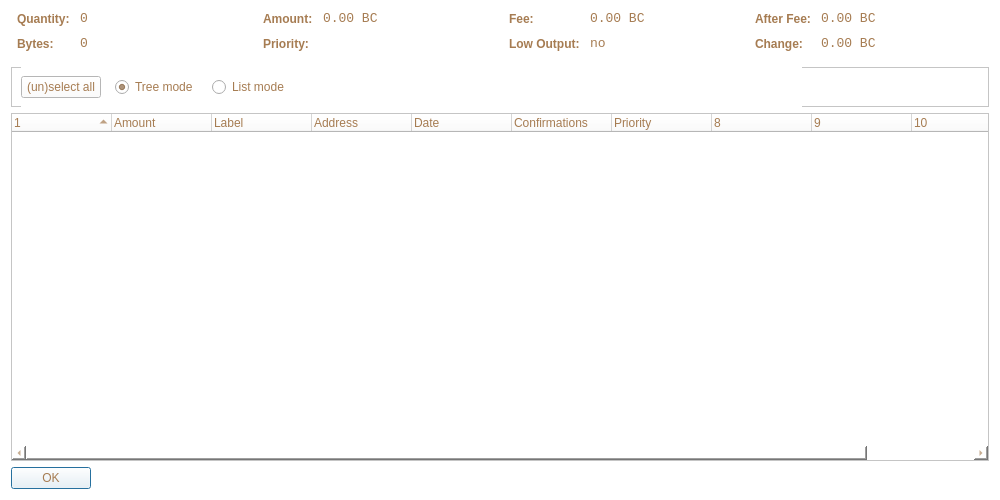
<?xml version="1.0" encoding="UTF-8"?>
<ui version="4.0">
 <class>CoinControlDialog</class>
 <widget class="QDialog" name="CoinControlDialog">
  <property name="geometry">
   <rect>
    <x>0</x>
    <y>0</y>
    <width>1000</width>
    <height>500</height>
   </rect>
  </property>
  <property name="windowTitle">
   <string>Coin Control</string>
  </property>
  <property name="styleSheet">
   <string notr="true">background-color: white;
color: rgb(166, 124, 82);</string>
  </property>
  <layout class="QVBoxLayout" name="verticalLayout">
   <item>
    <layout class="QHBoxLayout" name="horizontalLayoutTop" stretch="0,0,0,0">
     <property name="topMargin">
      <number>0</number>
     </property>
     <property name="bottomMargin">
      <number>10</number>
     </property>
     <item>
      <layout class="QFormLayout" name="formLayoutCoinControl1">
       <property name="horizontalSpacing">
        <number>10</number>
       </property>
       <property name="verticalSpacing">
        <number>10</number>
       </property>
       <property name="leftMargin">
        <number>6</number>
       </property>
       <property name="rightMargin">
        <number>6</number>
       </property>
       <item row="0" column="0">
        <widget class="QLabel" name="labelCoinControlQuantityText">
         <property name="styleSheet">
          <string notr="true">font-weight:bold;</string>
         </property>
         <property name="text">
          <string>Quantity:</string>
         </property>
        </widget>
       </item>
       <item row="0" column="1">
        <widget class="QLabel" name="labelCoinControlQuantity">
         <property name="font">
          <font>
           <family>Monospace</family>
           <pointsize>10</pointsize>
          </font>
         </property>
         <property name="cursor">
          <cursorShape>IBeamCursor</cursorShape>
         </property>
         <property name="contextMenuPolicy">
          <enum>Qt::ActionsContextMenu</enum>
         </property>
         <property name="text">
          <string notr="true">0</string>
         </property>
         <property name="textInteractionFlags">
          <set>Qt::LinksAccessibleByMouse|Qt::TextSelectableByKeyboard|Qt::TextSelectableByMouse</set>
         </property>
        </widget>
       </item>
       <item row="1" column="0">
        <widget class="QLabel" name="labelCoinControlBytesText">
         <property name="styleSheet">
          <string notr="true">font-weight:bold;</string>
         </property>
         <property name="text">
          <string>Bytes:</string>
         </property>
        </widget>
       </item>
       <item row="1" column="1">
        <widget class="QLabel" name="labelCoinControlBytes">
         <property name="font">
          <font>
           <family>Monospace</family>
           <pointsize>10</pointsize>
          </font>
         </property>
         <property name="cursor">
          <cursorShape>IBeamCursor</cursorShape>
         </property>
         <property name="contextMenuPolicy">
          <enum>Qt::ActionsContextMenu</enum>
         </property>
         <property name="text">
          <string notr="true">0</string>
         </property>
         <property name="textInteractionFlags">
          <set>Qt::LinksAccessibleByMouse|Qt::TextSelectableByKeyboard|Qt::TextSelectableByMouse</set>
         </property>
        </widget>
       </item>
      </layout>
     </item>
     <item>
      <layout class="QFormLayout" name="formLayoutCoinControl2">
       <property name="horizontalSpacing">
        <number>10</number>
       </property>
       <property name="verticalSpacing">
        <number>10</number>
       </property>
       <property name="leftMargin">
        <number>6</number>
       </property>
       <property name="rightMargin">
        <number>6</number>
       </property>
       <item row="0" column="0">
        <widget class="QLabel" name="labelCoinControlAmountText">
         <property name="styleSheet">
          <string notr="true">font-weight:bold;</string>
         </property>
         <property name="text">
          <string>Amount:</string>
         </property>
        </widget>
       </item>
       <item row="0" column="1">
        <widget class="QLabel" name="labelCoinControlAmount">
         <property name="font">
          <font>
           <family>Monospace</family>
           <pointsize>10</pointsize>
          </font>
         </property>
         <property name="cursor">
          <cursorShape>IBeamCursor</cursorShape>
         </property>
         <property name="contextMenuPolicy">
          <enum>Qt::ActionsContextMenu</enum>
         </property>
         <property name="text">
          <string notr="true">0.00 BC</string>
         </property>
         <property name="textInteractionFlags">
          <set>Qt::LinksAccessibleByMouse|Qt::TextSelectableByKeyboard|Qt::TextSelectableByMouse</set>
         </property>
        </widget>
       </item>
       <item row="1" column="0">
        <widget class="QLabel" name="labelCoinControlPriorityText">
         <property name="styleSheet">
          <string notr="true">font-weight:bold;</string>
         </property>
         <property name="text">
          <string>Priority:</string>
         </property>
        </widget>
       </item>
       <item row="1" column="1">
        <widget class="QLabel" name="labelCoinControlPriority">
         <property name="font">
          <font>
           <family>Monospace</family>
           <pointsize>10</pointsize>
          </font>
         </property>
         <property name="cursor">
          <cursorShape>IBeamCursor</cursorShape>
         </property>
         <property name="contextMenuPolicy">
          <enum>Qt::ActionsContextMenu</enum>
         </property>
         <property name="text">
          <string/>
         </property>
         <property name="textInteractionFlags">
          <set>Qt::LinksAccessibleByMouse|Qt::TextSelectableByKeyboard|Qt::TextSelectableByMouse</set>
         </property>
        </widget>
       </item>
      </layout>
     </item>
     <item>
      <layout class="QFormLayout" name="formLayoutCoinControl3">
       <property name="horizontalSpacing">
        <number>10</number>
       </property>
       <property name="verticalSpacing">
        <number>10</number>
       </property>
       <property name="leftMargin">
        <number>6</number>
       </property>
       <property name="rightMargin">
        <number>6</number>
       </property>
       <item row="0" column="0">
        <widget class="QLabel" name="labelCoinControlFeeText">
         <property name="styleSheet">
          <string notr="true">font-weight:bold;</string>
         </property>
         <property name="text">
          <string>Fee:</string>
         </property>
        </widget>
       </item>
       <item row="0" column="1">
        <widget class="QLabel" name="labelCoinControlFee">
         <property name="font">
          <font>
           <family>Monospace</family>
           <pointsize>10</pointsize>
          </font>
         </property>
         <property name="cursor">
          <cursorShape>IBeamCursor</cursorShape>
         </property>
         <property name="contextMenuPolicy">
          <enum>Qt::ActionsContextMenu</enum>
         </property>
         <property name="text">
          <string notr="true">0.00 BC</string>
         </property>
         <property name="textInteractionFlags">
          <set>Qt::LinksAccessibleByMouse|Qt::TextSelectableByKeyboard|Qt::TextSelectableByMouse</set>
         </property>
        </widget>
       </item>
       <item row="1" column="0">
        <widget class="QLabel" name="labelCoinControlLowOutputText">
         <property name="enabled">
          <bool>false</bool>
         </property>
         <property name="styleSheet">
          <string notr="true">font-weight:bold;</string>
         </property>
         <property name="text">
          <string>Low Output:</string>
         </property>
        </widget>
       </item>
       <item row="1" column="1">
        <widget class="QLabel" name="labelCoinControlLowOutput">
         <property name="enabled">
          <bool>false</bool>
         </property>
         <property name="font">
          <font>
           <family>Monospace</family>
           <pointsize>10</pointsize>
          </font>
         </property>
         <property name="cursor">
          <cursorShape>IBeamCursor</cursorShape>
         </property>
         <property name="contextMenuPolicy">
          <enum>Qt::ActionsContextMenu</enum>
         </property>
         <property name="text">
          <string notr="true">no</string>
         </property>
         <property name="textInteractionFlags">
          <set>Qt::LinksAccessibleByMouse|Qt::TextSelectableByKeyboard|Qt::TextSelectableByMouse</set>
         </property>
        </widget>
       </item>
      </layout>
     </item>
     <item>
      <layout class="QFormLayout" name="formLayoutCoinControl4">
       <property name="horizontalSpacing">
        <number>10</number>
       </property>
       <property name="verticalSpacing">
        <number>10</number>
       </property>
       <property name="leftMargin">
        <number>6</number>
       </property>
       <property name="rightMargin">
        <number>6</number>
       </property>
       <item row="0" column="0">
        <widget class="QLabel" name="labelCoinControlAfterFeeText">
         <property name="styleSheet">
          <string notr="true">font-weight:bold;</string>
         </property>
         <property name="text">
          <string>After Fee:</string>
         </property>
        </widget>
       </item>
       <item row="0" column="1">
        <widget class="QLabel" name="labelCoinControlAfterFee">
         <property name="font">
          <font>
           <family>Monospace</family>
           <pointsize>10</pointsize>
          </font>
         </property>
         <property name="cursor">
          <cursorShape>IBeamCursor</cursorShape>
         </property>
         <property name="contextMenuPolicy">
          <enum>Qt::ActionsContextMenu</enum>
         </property>
         <property name="text">
          <string notr="true">0.00 BC</string>
         </property>
         <property name="textInteractionFlags">
          <set>Qt::LinksAccessibleByMouse|Qt::TextSelectableByKeyboard|Qt::TextSelectableByMouse</set>
         </property>
        </widget>
       </item>
       <item row="1" column="0">
        <widget class="QLabel" name="labelCoinControlChangeText">
         <property name="enabled">
          <bool>false</bool>
         </property>
         <property name="styleSheet">
          <string notr="true">font-weight:bold;</string>
         </property>
         <property name="text">
          <string>Change:</string>
         </property>
        </widget>
       </item>
       <item row="1" column="1">
        <widget class="QLabel" name="labelCoinControlChange">
         <property name="enabled">
          <bool>false</bool>
         </property>
         <property name="font">
          <font>
           <family>Monospace</family>
           <pointsize>10</pointsize>
          </font>
         </property>
         <property name="cursor">
          <cursorShape>IBeamCursor</cursorShape>
         </property>
         <property name="contextMenuPolicy">
          <enum>Qt::ActionsContextMenu</enum>
         </property>
         <property name="text">
          <string notr="true">0.00 BC</string>
         </property>
         <property name="textInteractionFlags">
          <set>Qt::LinksAccessibleByMouse|Qt::TextSelectableByKeyboard|Qt::TextSelectableByMouse</set>
         </property>
        </widget>
       </item>
      </layout>
     </item>
    </layout>
   </item>
   <item>
    <widget class="QFrame" name="frame">
     <property name="minimumSize">
      <size>
       <width>0</width>
       <height>40</height>
      </size>
     </property>
     <property name="frameShape">
      <enum>QFrame::StyledPanel</enum>
     </property>
     <property name="frameShadow">
      <enum>QFrame::Sunken</enum>
     </property>
     <widget class="QWidget" name="horizontalLayoutWidget">
      <property name="geometry">
       <rect>
        <x>10</x>
        <y>0</y>
        <width>781</width>
        <height>41</height>
       </rect>
      </property>
      <layout class="QHBoxLayout" name="horizontalLayoutPanel" stretch="0,0,0,0">
       <property name="spacing">
        <number>14</number>
       </property>
       <item>
        <widget class="QPushButton" name="pushButtonSelectAll">
         <property name="sizePolicy">
          <sizepolicy hsizetype="Maximum" vsizetype="Fixed">
           <horstretch>0</horstretch>
           <verstretch>0</verstretch>
          </sizepolicy>
         </property>
         <property name="text">
          <string>(un)select all</string>
         </property>
        </widget>
       </item>
       <item>
        <widget class="QRadioButton" name="radioTreeMode">
         <property name="sizePolicy">
          <sizepolicy hsizetype="Maximum" vsizetype="Fixed">
           <horstretch>0</horstretch>
           <verstretch>0</verstretch>
          </sizepolicy>
         </property>
         <property name="text">
          <string>Tree mode</string>
         </property>
         <property name="checked">
          <bool>true</bool>
         </property>
        </widget>
       </item>
       <item>
        <widget class="QRadioButton" name="radioListMode">
         <property name="sizePolicy">
          <sizepolicy hsizetype="Maximum" vsizetype="Fixed">
           <horstretch>0</horstretch>
           <verstretch>0</verstretch>
          </sizepolicy>
         </property>
         <property name="text">
          <string>List mode</string>
         </property>
        </widget>
       </item>
       <item>
        <spacer name="horizontalSpacer">
         <property name="orientation">
          <enum>Qt::Horizontal</enum>
         </property>
         <property name="sizeHint" stdset="0">
          <size>
           <width>40</width>
           <height>20</height>
          </size>
         </property>
        </spacer>
       </item>
      </layout>
     </widget>
    </widget>
   </item>
   <item>
    <widget class="CoinControlTreeWidget" name="treeWidget">
     <property name="contextMenuPolicy">
      <enum>Qt::CustomContextMenu</enum>
     </property>
     <property name="sortingEnabled">
      <bool>false</bool>
     </property>
     <property name="columnCount">
      <number>11</number>
     </property>
     <attribute name="headerShowSortIndicator" stdset="0">
      <bool>true</bool>
     </attribute>
     <attribute name="headerStretchLastSection">
      <bool>false</bool>
     </attribute>
     <column>
      <property name="text">
       <string/>
      </property>
     </column>
     <column>
      <property name="text">
       <string>Amount</string>
      </property>
     </column>
     <column>
      <property name="text">
       <string>Label</string>
      </property>
     </column>
     <column>
      <property name="text">
       <string>Address</string>
      </property>
     </column>
     <column>
      <property name="text">
       <string>Date</string>
      </property>
     </column>
     <column>
      <property name="text">
       <string>Confirmations</string>
      </property>
      <property name="toolTip">
       <string>Confirmed</string>
      </property>
     </column>
     <column>
      <property name="text">
       <string>Priority</string>
      </property>
     </column>
     <column>
      <property name="text">
       <string/>
      </property>
     </column>
     <column>
      <property name="text">
       <string/>
      </property>
     </column>
     <column>
      <property name="text">
       <string/>
      </property>
     </column>
     <column>
      <property name="text">
       <string/>
      </property>
     </column>
    </widget>
   </item>
   <item>
    <widget class="QDialogButtonBox" name="buttonBox">
     <property name="sizePolicy">
      <sizepolicy hsizetype="Maximum" vsizetype="Fixed">
       <horstretch>0</horstretch>
       <verstretch>0</verstretch>
      </sizepolicy>
     </property>
     <property name="orientation">
      <enum>Qt::Horizontal</enum>
     </property>
     <property name="standardButtons">
      <set>QDialogButtonBox::Ok</set>
     </property>
    </widget>
   </item>
  </layout>
 </widget>
 <customwidgets>
  <customwidget>
   <class>CoinControlTreeWidget</class>
   <extends>QTreeWidget</extends>
   <header>coincontroltreewidget.h</header>
  </customwidget>
 </customwidgets>
 <resources/>
 <connections/>
</ui>
